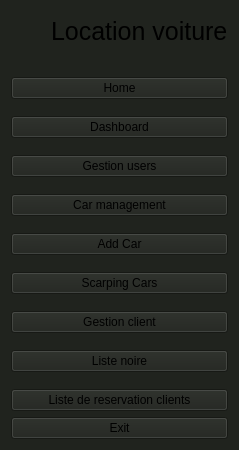
     <widget class="QWidget" name="full_menu_widget" native="true">
      <property name="styleSheet">
       <string notr="true">background-color: rgb(32,35,30)</string>
      </property>
      <layout class="QVBoxLayout" name="verticalLayout_4">
       <item>
        <layout class="QHBoxLayout" name="horizontalLayout_2">
         <property name="spacing">
          <number>0</number>
         </property>
         <property name="bottomMargin">
          <number>20</number>
         </property>
         <item>
          <widget class="QLabel" name="main_logo">
           <property name="minimumSize">
            <size>
             <width>40</width>
             <height>40</height>
            </size>
           </property>
           <property name="maximumSize">
            <size>
             <width>40</width>
             <height>40</height>
            </size>
           </property>
           <property name="text">
            <string/>
           </property>
           <property name="pixmap">
            <pixmap resource="resource.qrc">:/icon/icon/Logo.png</pixmap>
           </property>
           <property name="scaledContents">
            <bool>true</bool>
           </property>
          </widget>
         </item>
         <item>
          <widget class="QLabel" name="logo_label_3">
           <property name="font">
            <font>
             <pointsize>-1</pointsize>
            </font>
           </property>
           <property name="styleSheet">
            <string notr="true">font-size:25px</string>
           </property>
           <property name="text">
            <string>Location voiture</string>
           </property>
          </widget>
         </item>
        </layout>
       </item>
       <item>
        <layout class="QVBoxLayout" name="verticalLayout_2">
         <property name="spacing">
          <number>17</number>
         </property>
         <item>
          <widget class="QPushButton" name="home_Btn">
           <property name="text">
            <string>Home</string>
           </property>
           <property name="icon">
            <iconset resource="resource.qrc">
             <normaloff>:/icon/icon/home-4-32.ico</normaloff>
             <normalon>:/icon/icon/home-4-48.ico</normalon>:/icon/icon/home-4-32.ico</iconset>
           </property>
           <property name="iconSize">
            <size>
             <width>14</width>
             <height>14</height>
            </size>
           </property>
           <property name="checkable">
            <bool>true</bool>
           </property>
           <property name="autoExclusive">
            <bool>true</bool>
           </property>
          </widget>
         </item>
         <item>
          <widget class="QPushButton" name="dashborad_btn">
           <property name="text">
            <string>Dashboard</string>
           </property>
           <property name="icon">
            <iconset resource="resource.qrc">
             <normaloff>:/icon/icon/dashboard-5-32.ico</normaloff>
             <normalon>:/icon/icon/dashboard-5-48.ico</normalon>:/icon/icon/dashboard-5-32.ico</iconset>
           </property>
           <property name="iconSize">
            <size>
             <width>14</width>
             <height>14</height>
            </size>
           </property>
           <property name="checkable">
            <bool>true</bool>
           </property>
           <property name="autoExclusive">
            <bool>true</bool>
           </property>
          </widget>
         </item>
         <item>
          <widget class="QPushButton" name="users_btn">
           <property name="text">
            <string>Gestion users</string>
           </property>
           <property name="icon">
            <iconset resource="resource.qrc">
             <normaloff>:/icon/icon/activity-feed-32.ico</normaloff>
             <normalon>:/icon/icon/activity-feed-48.ico</normalon>:/icon/icon/activity-feed-32.ico</iconset>
           </property>
           <property name="iconSize">
            <size>
             <width>14</width>
             <height>14</height>
            </size>
           </property>
           <property name="checkable">
            <bool>true</bool>
           </property>
           <property name="autoExclusive">
            <bool>true</bool>
           </property>
          </widget>
         </item>
         <item>
          <widget class="QPushButton" name="cars_btn">
           <property name="text">
            <string>Car management</string>
           </property>
           <property name="icon">
            <iconset resource="resource.qrc">
             <normaloff>:/icon/icon/product-32.ico</normaloff>
             <normalon>:/icon/icon/product-48.ico</normalon>:/icon/icon/product-32.ico</iconset>
           </property>
           <property name="iconSize">
            <size>
             <width>14</width>
             <height>14</height>
            </size>
           </property>
           <property name="checkable">
            <bool>true</bool>
           </property>
           <property name="autoExclusive">
            <bool>true</bool>
           </property>
          </widget>
         </item>
         <item>
          <widget class="QPushButton" name="addCars_page_Btn">
           <property name="text">
            <string>Add Car</string>
           </property>
          </widget>
         </item>
         <item>
          <widget class="QPushButton" name="scrap_cars_Btn">
           <property name="text">
            <string>Scarping Cars</string>
           </property>
          </widget>
         </item>
         <item>
          <widget class="QPushButton" name="client_btn">
           <property name="text">
            <string>Gestion client</string>
           </property>
           <property name="icon">
            <iconset resource="resource.qrc">
             <normaloff>:/icon/icon/group-32.ico</normaloff>
             <normalon>:/icon/icon/group-48.ico</normalon>:/icon/icon/group-32.ico</iconset>
           </property>
           <property name="iconSize">
            <size>
             <width>14</width>
             <height>14</height>
            </size>
           </property>
           <property name="checkable">
            <bool>true</bool>
           </property>
           <property name="autoExclusive">
            <bool>true</bool>
           </property>
          </widget>
         </item>
         <item>
          <widget class="QPushButton" name="liste_noire_btn">
           <property name="styleSheet">
            <string notr="true">checked:#fff</string>
           </property>
           <property name="text">
            <string>Liste noire</string>
           </property>
           <property name="checkable">
            <bool>true</bool>
           </property>
           <property name="autoExclusive">
            <bool>true</bool>
           </property>
          </widget>
         </item>
         <item>
          <widget class="QPushButton" name="reserv">
           <property name="text">
            <string>Liste de reservation clients</string>
           </property>
           <property name="checkable">
            <bool>true</bool>
           </property>
           <property name="autoExclusive">
            <bool>true</bool>
           </property>
          </widget>
         </item>
        </layout>
       </item>
       <item>
        <spacer name="verticalSpacer_2">
         <property name="orientation">
          <enum>Qt::Vertical</enum>
         </property>
         <property name="sizeHint" stdset="0">
          <size>
           <width>0</width>
           <height>0</height>
          </size>
         </property>
        </spacer>
       </item>
       <item>
        <widget class="QPushButton" name="exit_btn">
         <property name="text">
          <string>Exit</string>
         </property>
         <property name="icon">
          <iconset resource="resource.qrc">
           <normaloff>:/icon/icon/close-window-64.ico</normaloff>:/icon/icon/close-window-64.ico</iconset>
         </property>
         <property name="iconSize">
          <size>
           <width>14</width>
           <height>14</height>
          </size>
         </property>
        </widget>
       </item>
      </layout>
     </widget>
